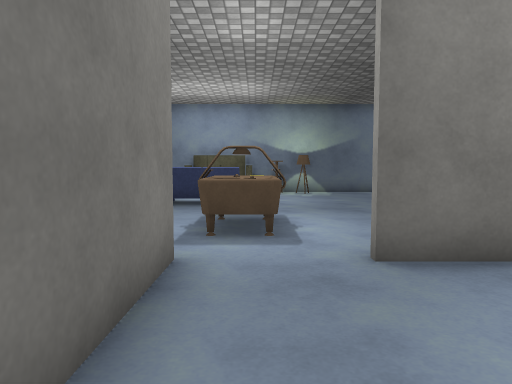
view 1 (above)

15 first-person views from a walk through a scene from a Unity 3-D project. The camera is 1.2 m above the floor, tilts 4° down and sees 70° across. The floor is counted in squares, 1 m on a side. Each view is taken from the middle of a square. On the plan, view 1 faces up. The plan holds only what a view shows up to about 15 squares ahead; the rest is blank. Door leaves are left out, so doorways stand open. Surface patterns are stand-ins for the level's own textures.

view 2
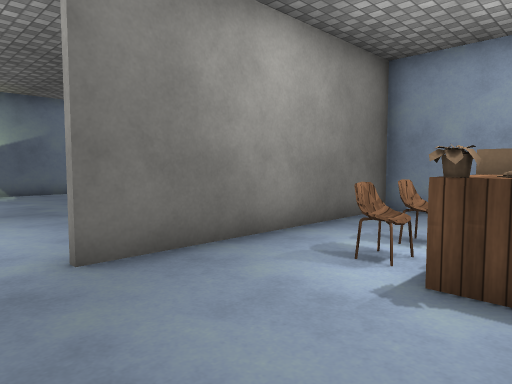

view 3
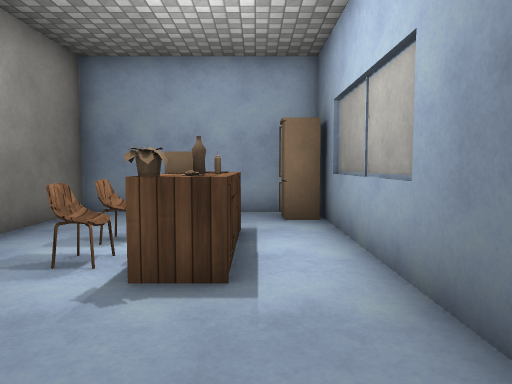

view 4
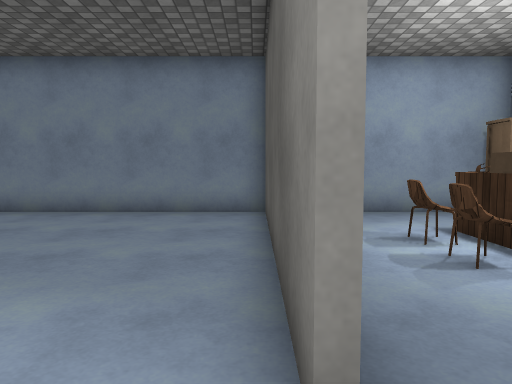

view 5
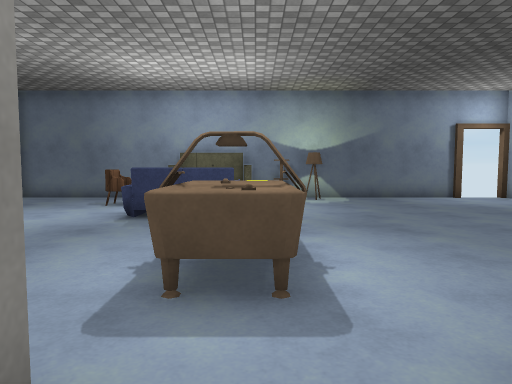

view 6
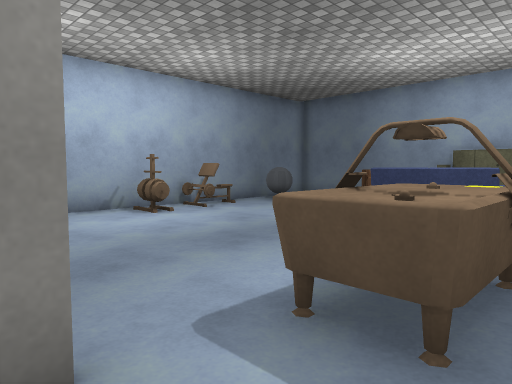

view 7
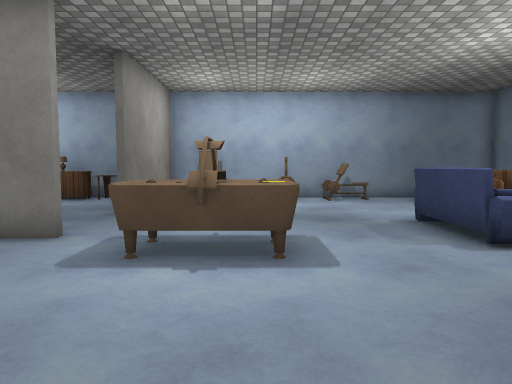

view 8
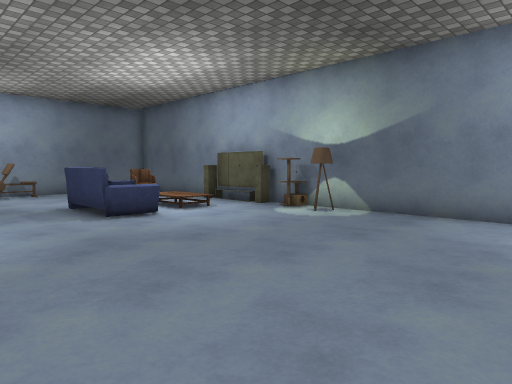

view 9
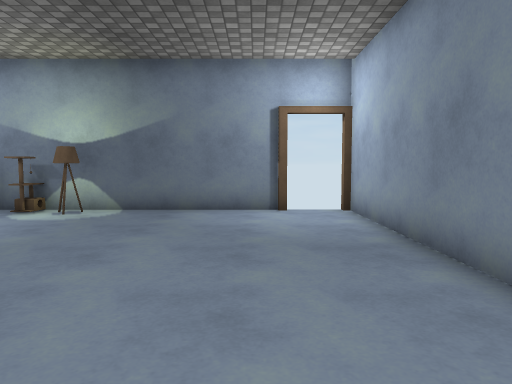

view 10
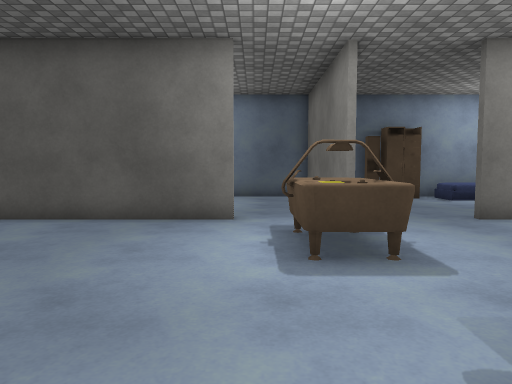

view 11
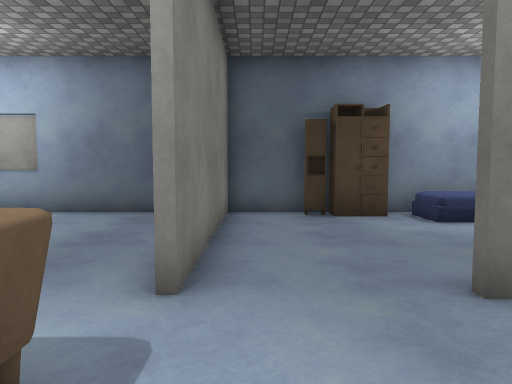

view 12
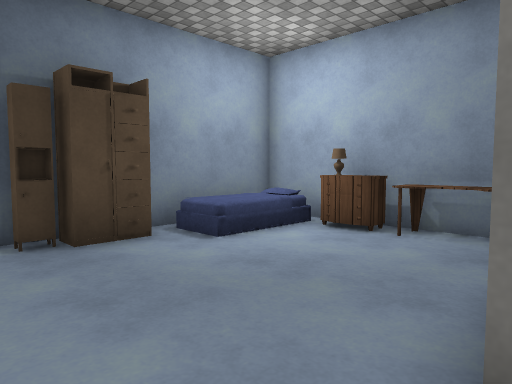

view 13
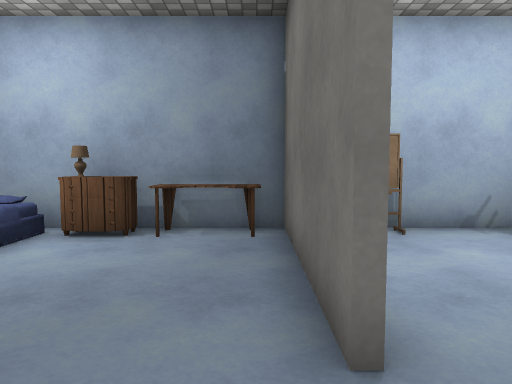

view 14
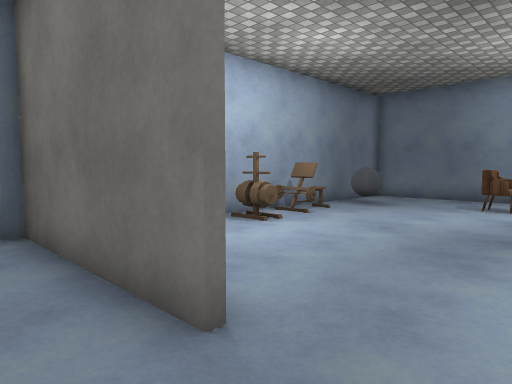

view 15
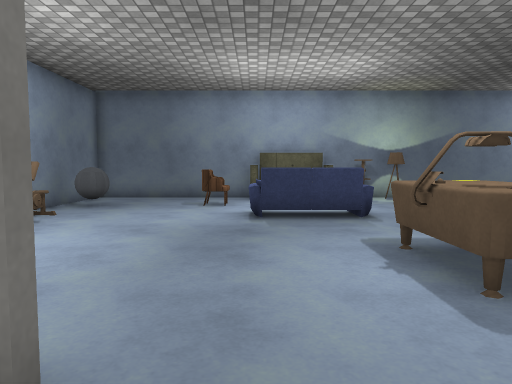

### Floor plan
Points are (right, up) in squares from view 1. A wall is a line through its corners. A room is listed if a view was taken in it or the views show most of it. See-through windows are left out.
Room 1 (views 1, 2, 3, 5, 6)
walls: (-1.1, 4.8) (-1.1, -1.6) (9.1, -1.6); (9.6, 4.6) (1.5, 4.6); (9.6, -1.1) (9.6, 5.1)
ways out: opening at (0.5, 4) to room 2
objects: other object (4, 0) to (7, 1); chair (4, 2) to (5, 2); chair (6, 2); fridge (8, -1) to (9, -1)
Room 2 (views 4, 7, 8, 9, 10, 11, 12, 13, 14, 15)
walls: (1.5, 4.8) (9, 4.8); (-4, 4.6) (-9.1, 4.6) (-9.1, -1.6) (-1.3, -1.6) (-1.3, 4.8); (-0.4, 16.8) (-2.9, 16.8); (-0.2, 16.9) (-0.2, 16.4); (9.6, 5.1) (9.6, 17); (7.9, 17.1) (-9.1, 17.1) (-9.1, 4.8) (-4, 4.8)
ways out: opening at (0.5, 4) to room 1; open door at (8.5, 17)
objects: other object (-9, 3) to (-8, 4); other object (-9, 6); bed (-8, 0); dresser (-8, 1) to (-8, 2); other object (-8, 9); other object (-8, 11); ball (-8, 14); closet (-5, -1) to (-4, -1); chair (-5, 14) to (-4, 15); closet (-3, -1); sofa (-3, 12); other object (-1, 6) to (0, 8); sofa (-1, 12); other object (1, 16) to (1, 17); lamp (2, 16)

Positions as (right, up) in squares from view 1, and headings:
1: (0, 0), facing up
2: (0, 0), facing up-right
3: (0, 0), facing right
4: (0, 5), facing right
5: (0, 3), facing up
6: (1, 4), facing up-left
7: (5, 8), facing left
8: (8, 8), facing up-left
9: (7, 7), facing up
10: (1, 13), facing down
11: (-2, 8), facing down
12: (-2, 5), facing down-left
13: (-2, 4), facing left
14: (-2, 3), facing up-left
15: (-3, 3), facing up
